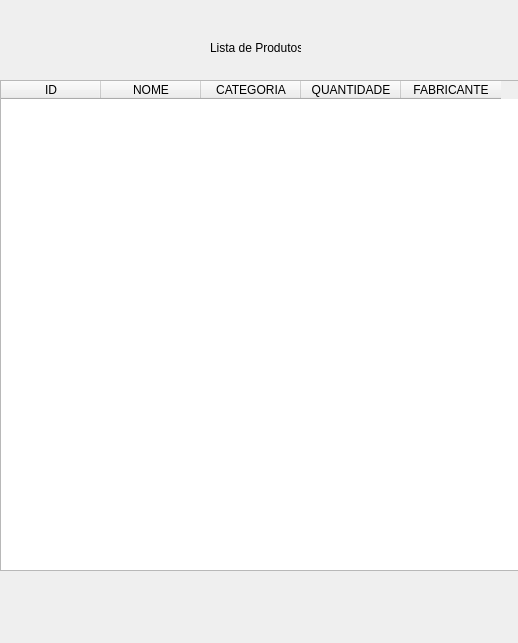
<?xml version="1.0" encoding="UTF-8"?>
<ui version="4.0">
 <class>Dialog</class>
 <widget class="QDialog" name="Dialog">
  <property name="geometry">
   <rect>
    <x>0</x>
    <y>0</y>
    <width>518</width>
    <height>643</height>
   </rect>
  </property>
  <property name="windowTitle">
   <string>Dialog</string>
  </property>
  <widget class="QTableWidget" name="tableWidget">
   <property name="geometry">
    <rect>
     <x>0</x>
     <y>80</y>
     <width>521</width>
     <height>491</height>
    </rect>
   </property>
   <column>
    <property name="text">
     <string>ID</string>
    </property>
   </column>
   <column>
    <property name="text">
     <string>NOME</string>
    </property>
   </column>
   <column>
    <property name="text">
     <string>CATEGORIA</string>
    </property>
   </column>
   <column>
    <property name="text">
     <string>QUANTIDADE</string>
    </property>
   </column>
   <column>
    <property name="text">
     <string>FABRICANTE</string>
    </property>
   </column>
  </widget>
  <widget class="QLabel" name="label">
   <property name="geometry">
    <rect>
     <x>210</x>
     <y>40</y>
     <width>91</width>
     <height>16</height>
    </rect>
   </property>
   <property name="text">
    <string>Lista de Produtos</string>
   </property>
  </widget>
 </widget>
 <resources/>
 <connections/>
</ui>
